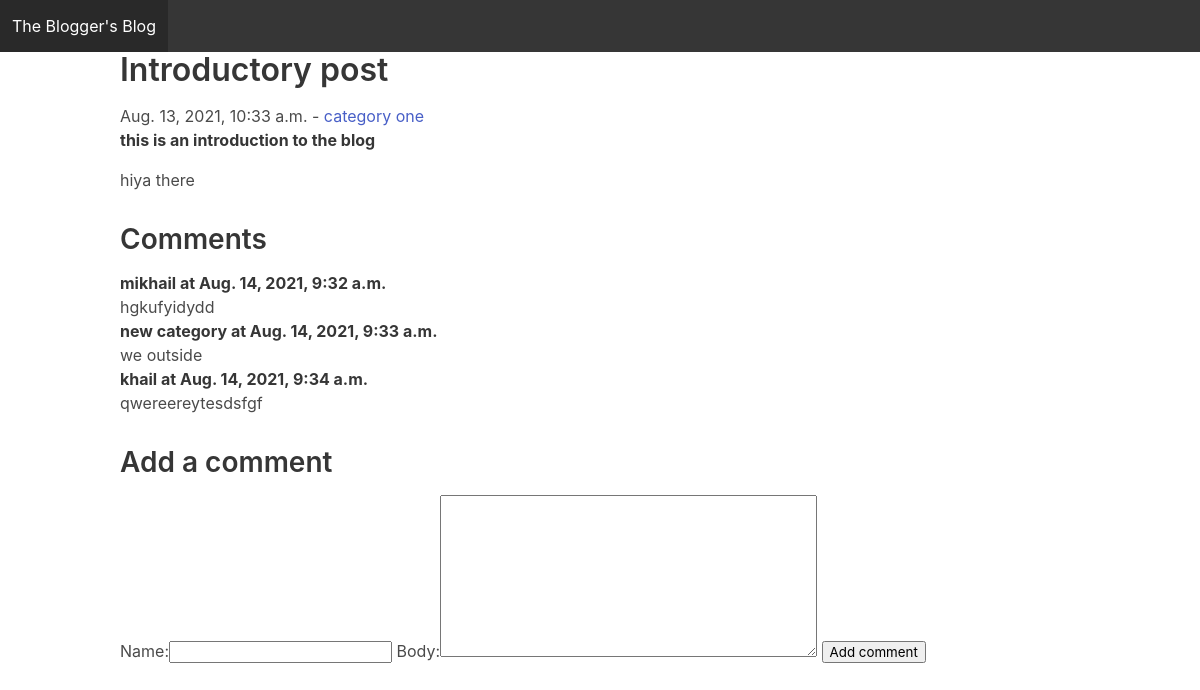
The app's page /introductory-post/ with its own data.
### bloggerapp/models.py (models this page shows, shortened)
class Post(models.Model):
    category=models.ForeignKey(Category, related_name='posts', on_delete=models.CASCADE )
    title= models.CharField(max_length=255)
    intro= models.TextField()
    body= models.TextField()
    slug= models.SlugField()
    date_added= models.DateTimeField(auto_now_add=True)

class Category(models.Model):
    title= models.CharField(max_length= 255)
    slug= models.SlugField()
    class Meta:
        verbose_name_plural = 'Categories'

class Comment(models.Model):
    post= models.ForeignKey(Post, related_name='comments', on_delete=models.CASCADE)
    name= models.CharField(max_length=255)
    body= models.TextField()
    date_added= models.DateTimeField(auto_now_add=True)

### bloggerapp/views.py (the view)
# urls.py: path('<slug:slug>/', detail, name='detail'),
def detail(request, slug):
    post= Post.objects.get(slug=slug)
    if request.method=='POST':
        form= commentform(request.POST)
        if form.is_valid():
            obj = form.save(commit=False)
            obj.post = post
            obj.save()
            return redirect('detail', slug=post.slug)
    else:
        form= commentform()
    context={
        'post': post,
        'form': form
    }
    return render(request, 'detail.html', context)

### bloggerapp/forms.py
class commentform(ModelForm):
    class Meta:
        model=Comment
        fields= ['name', 'body']

### bloggerapp/templates/detail.html (shortened to what this page needs)
{% extends 'base.html' %}
{% block content %}
    <article class="content">
        <h1>{{post.title}}</h1>
        <time> {{post.date_added}}</time> - <a href="{% url 'category' post.category.slug%}">{{post.category.title}}</a>
        <p><strong>{{post.intro}}</strong></p>
        <p>{{post.body}}</p>
        <h2>Comments</h2>
        {% for comment in post.comments.all %}
            <article>
                <strong>{{comment.name}} at {{comment.date_added}}</strong><br>
                {{comment.body}}
            </article>
        {% endfor %}
        <h2>Add a comment</h2>
        <form method="post" action=".">
            {{form.as_table}}
            <input type="submit" value="Add comment">
        </form>
    </article>
{% endblock %}

### templates/base.html (shortened to what this page needs)
<!DOCTYPE html>
<html lang="en">
<head>
    <link rel="stylesheet" href="https://cdn.jsdelivr.net/npm/bulma@0.9.3/css/bulma.min.css">
</head>
<body>
    <nav class="navbar is-dark" role="navigation" aria-label="main navigation">
        <div class="navbar-brand">
            <a class="navbar-item" href="{% url 'frontpage' %}">
                The Blogger's Blog
            </a>
        </div>
    </nav>
    <div class= 'container'>
    {% block content %}
    {% endblock %}
    </div>
</body>
</html>

### records on screen
Post: title "Introductory post", date_added "Aug. 13, 2021, 10:33 a.m.", category "category one", intro "this is an introduction to the blog", body "hiya there"
Comment: name "mikhail", date_added "Aug. 14, 2021, 9:32 a.m.", body "hgkufyidydd"
Comment: name "new category", date_added "Aug. 14, 2021, 9:33 a.m.", body "we outside"
Comment: name "khail", date_added "Aug. 14, 2021, 9:34 a.m.", body "qwereereytesdsfgf"
